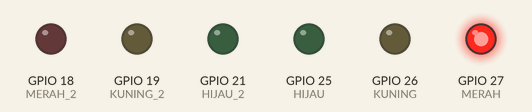
Bench run of a sketch on a simulated ESP32. Parts: output pins drawn as LEDs (lit = HIGH).

Above: at 0.5 s.
At 1.5 s:
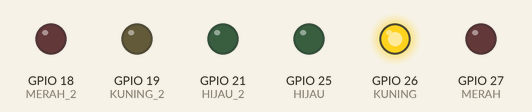
At 2.5 s:
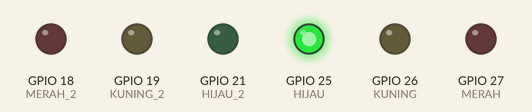
At 3.5 s:
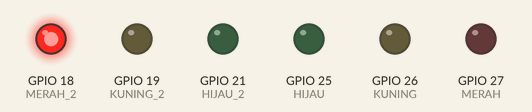
At 4.5 s:
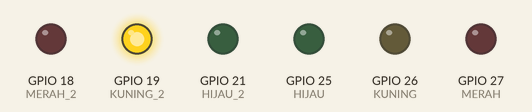
At 5.5 s:
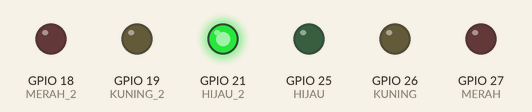
Timing chart, 0 to 7.8 s (numbered marks = the images above):
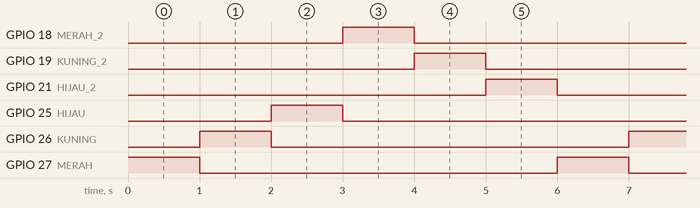

Measured:
- by itself, GPIO 18 (MERAH_2), GPIO 19 (KUNING_2), GPIO 21 (HIJAU_2), GPIO 25 (HIJAU), GPIO 26 (KUNING), GPIO 27 (MERAH): alternates HIGH for 1.0 s and LOW for 5.0 s
- by itself, everything shown: repeats every 6.0 s, in 7 steps

The sketch:

simple_led.ino
```cpp
//jalur 1
#define MERAH 27
#define KUNING 26
#define HIJAU 25
//jalur 2

#define MERAH_2 18
#define KUNING_2 19
#define HIJAU_2 21

void setup() {
  Serial.begin(115200);
  pinMode(MERAH, OUTPUT);
  pinMode(KUNING, OUTPUT);
  pinMode(HIJAU, OUTPUT);

  pinMode(MERAH_2, OUTPUT);
  pinMode(KUNING_2, OUTPUT);
  pinMode(HIJAU_2, OUTPUT);
}

void loop() {
  // put your main code here, to run repeatedly:
  //merah
    digitalWrite(MERAH, HIGH);
    delay(1000);
    digitalWrite(MERAH, LOW);

    //kuning
    digitalWrite(KUNING, HIGH);
    delay(1000);
    digitalWrite(KUNING, LOW);

    //hijau
    digitalWrite(HIJAU, HIGH);
    delay(1000);
    digitalWrite(HIJAU, LOW);


    digitalWrite(MERAH_2, HIGH);
    delay(1000);
    digitalWrite(MERAH_2, LOW);

    digitalWrite(KUNING_2, HIGH);
    delay(1000);
    digitalWrite(KUNING_2, LOW);

    digitalWrite(HIJAU_2, HIGH);
    delay(1000);
    digitalWrite(HIJAU_2, LOW);
}
```
